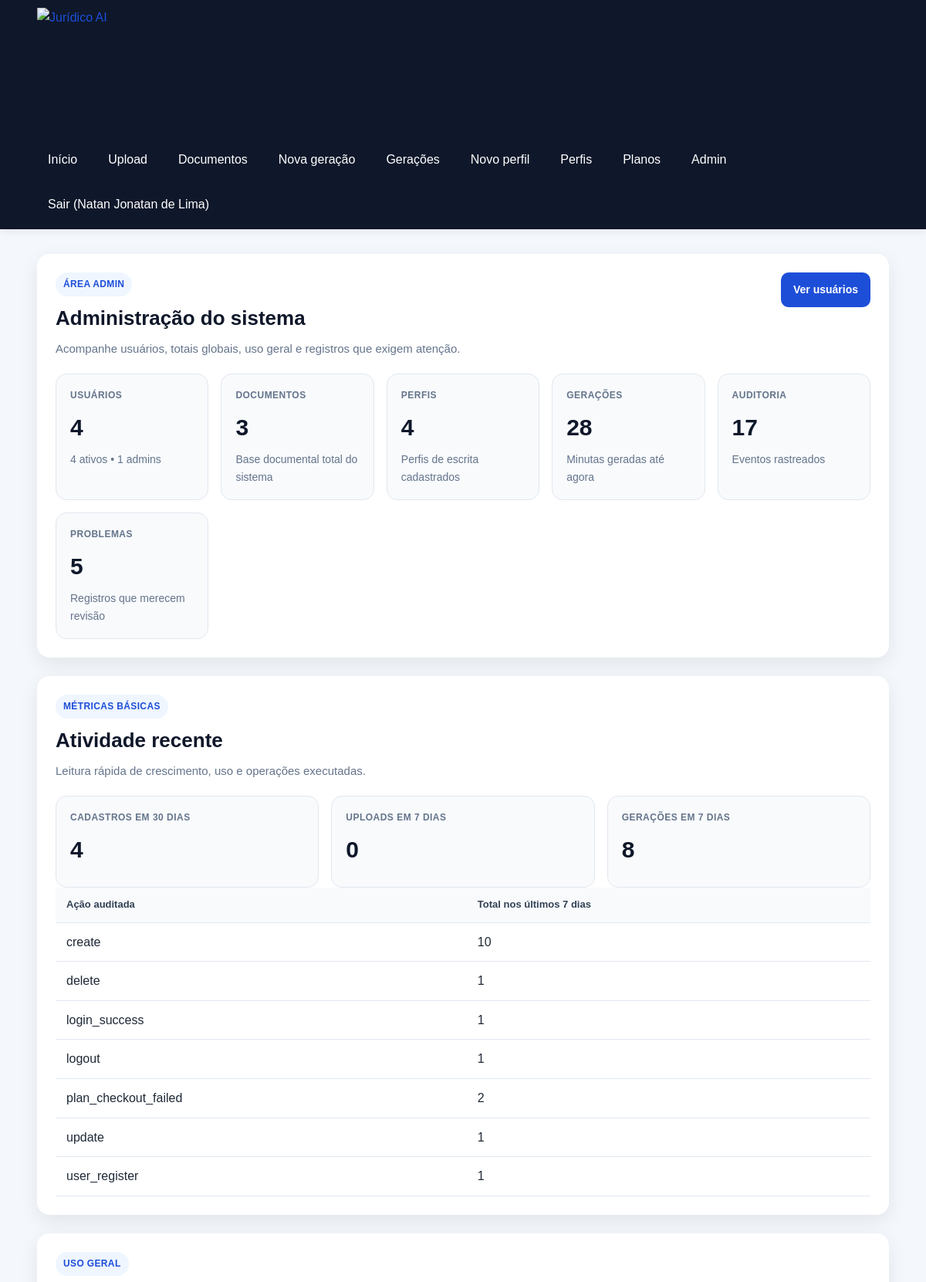
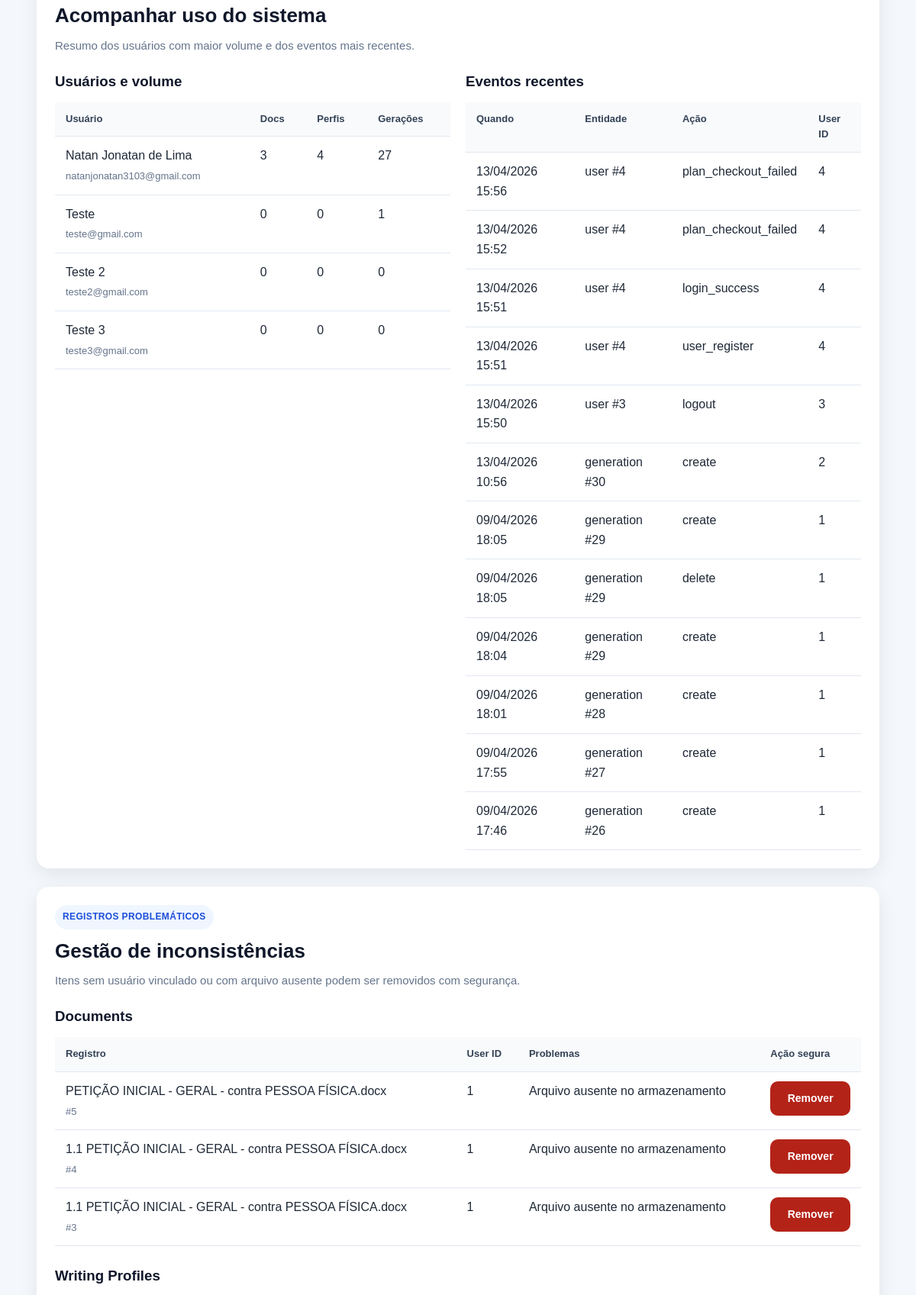
The page /admin (signed in, upper part) on the database its author committed (2 pictures, top to bottom).
### app/models/user.py (models this page shows, shortened)
class User(Base):
    __tablename__ = "users"
    id = Column(Integer, primary_key=True, index=True)
    full_name = Column(String(150), nullable=False)
    email = Column(String(255), nullable=False, unique=True, index=True)
    password_hash = Column(String(255), nullable=False)
    is_active = Column(Boolean, default=True, nullable=False)
    is_admin = Column(Boolean, default=False, nullable=False)
    plan_slug = Column(String(50), default="free", nullable=False, index=True)
    created_at = Column(DateTime, default=agora_brasil, nullable=False, index=True)
    updated_at = Column(DateTime, default=agora_brasil, onupdate=agora_brasil, nullable=False)

### app/models/audit_log.py (models this page shows, shortened)
class AuditLog(Base):
    __tablename__ = "audit_logs"
    id = Column(Integer, primary_key=True, index=True)
    user_id = Column(Integer, ForeignKey("users.id", ondelete="CASCADE"), nullable=True, index=True)
    entity_type = Column(String(50), nullable=False, index=True)
    entity_id = Column(Integer, nullable=False, index=True)
    action = Column(String(50), nullable=False, index=True)
    entity_version = Column(Integer, nullable=False, default=1)
    payload = Column(Text, nullable=False)
    created_at = Column(DateTime, default=agora_brasil, nullable=False, index=True)

### app/models/document.py (models this page shows, shortened)
class Document(Base):
    __tablename__ = "documents"
    id = Column(Integer, primary_key=True, index=True)
    original_filename = Column(String(255), nullable=False, index=True)
    saved_filename = Column(String(255), nullable=False)
    file_path = Column(String(500), nullable=False)
    file_type = Column(String(20), nullable=False, index=True)
    extracted_text = Column(Text, nullable=False)
    user_id = Column(Integer, ForeignKey("users.id", ondelete="CASCADE"), nullable=True, index=True)
    tags = Column(Text, nullable=True)
    is_favorite = Column(Boolean, default=False, nullable=False)
    status = Column(String(100), nullable=True)
    version = Column(Integer, default=1, nullable=False)
    created_at = Column(DateTime, default=agora_brasil, nullable=False)
    updated_at = Column(DateTime, default=agora_brasil, onupdate=agora_brasil, nullable=False)
    generations = relationship(
        "Generation",
        secondary=generation_documents,
        back_populates="documents",
        passive_deletes=True,
    )
    user = relationship("User", passive_deletes=True)

### app/routers/admin.py (the view)
@router.get("")
def admin_dashboard(
    request: Request,
    db: Session = Depends(get_db),
    admin: User = Depends(get_admin_user),
):
    totais = obter_totais_sistema(db)
    metricas = obter_metricas_basicas_admin(db)
    uso_geral = obter_uso_geral_sistema(db)
    problematicos = listar_registros_problematicos(db)
    totais_problematicos = sum(len(itens) for itens in problematicos.values())
    return templates.TemplateResponse(
        "admin_dashboard.html",
        {
            "request": request,
            "title": "Administração do sistema",
            "admin": admin,
            "totais": totais,
            "metricas": metricas,
            "uso_geral": uso_geral,
            "problematicos": problematicos,
            "totais_problematicos": totais_problematicos,
            "sucesso": request.query_params.get("sucesso"),
            "erro": request.query_params.get("erro"),
        },
    )

### app/templates/admin_dashboard.html (shortened to what this page needs)
{% extends "base.html" %}
{% block content %}
<section class="card">
    <div class="cabecalho-pagina">
        <div>
            <span class="etiqueta-secao">Área admin</span>
            <h2>Administração do sistema</h2>
            <p class="texto-suave">
                Acompanhe usuários, totais globais, uso geral e registros que exigem atenção.
            </p>
        </div>
        <div class="acoes-topo">
            <a class="botao" href="/admin/users">Ver usuários</a>
        </div>
    </div>
    <div class="admin-grid-resumo">
        <article class="admin-card-resumo">
            <span class="admin-card-label">Usuários</span>
            <strong>{{ totais.usuarios }}</strong>
            <p>{{ totais.usuarios_ativos }} ativos • {{ totais.admins }} admins</p>
        </article>
        <article class="admin-card-resumo">
            <span class="admin-card-label">Documentos</span>
            <strong>{{ totais.documentos }}</strong>
            <p>Base documental total do sistema</p>
        </article>
        <article class="admin-card-resumo">
            <span class="admin-card-label">Perfis</span>
            <strong>{{ totais.perfis }}</strong>
            <p>Perfis de escrita cadastrados</p>
        </article>
        <article class="admin-card-resumo">
            <span class="admin-card-label">Gerações</span>
            <strong>{{ totais.geracoes }}</strong>
            <p>Minutas geradas até agora</p>
        </article>
        <article class="admin-card-resumo">
            <span class="admin-card-label">Auditoria</span>
            <strong>{{ totais.auditorias }}</strong>
            <p>Eventos rastreados</p>
        </article>
        <article class="admin-card-resumo">
            <span class="admin-card-label">Problemas</span>
            <strong>{{ totais_problematicos }}</strong>
            <p>Registros que merecem revisão</p>
        </article>
    </div>
</section>
<section class="card">
    <div class="cabecalho-pagina">
        <div>
            <span class="etiqueta-secao">Métricas básicas</span>
            <h2>Atividade recente</h2>
            <p class="texto-suave">Leitura rápida de crescimento, uso e operações executadas.</p>
        </div>
    </div>
    <div class="admin-grid-resumo">
        <article class="admin-card-resumo">
            <span class="admin-card-label">Cadastros em 30 dias</span>
            <strong>{{ metricas.cadastros_30_dias }}</strong>
        </article>
        <article class="admin-card-resumo">
            <span class="admin-card-label">Uploads em 7 dias</span>
            <strong>{{ metricas.uploads_7_dias }}</strong>
        </article>
        <article class="admin-card-resumo">
            <span class="admin-card-label">Gerações em 7 dias</span>
            <strong>{{ metricas.geracoes_7_dias }}</strong>
        </article>
    </div>
    <div class="admin-table-wrapper">
        <table class="tabela-admin">
            <thead>
                <tr>
                    <th>Ação auditada</th>
                    <th>Total nos últimos 7 dias</th>
                </tr>
            </thead>
            <tbody>
                {% if metricas.acoes_auditoria_7_dias %}
                    {% for item in metricas.acoes_auditoria_7_dias %}
                        <tr>
                            <td>{{ item.acao }}</td>
                            <td>{{ item.total }}</td>
                        </tr>
                    {% endfor %}
                {% else %}
                    <tr>
                        <td colspan="2">Nenhuma atividade auditada recente.</td>
                    </tr>
                {% endif %}
            </tbody>
        </table>
    </div>
</section>
<section class="card">
    <div class="cabecalho-pagina">
        <div>
            <span class="etiqueta-secao">Uso geral</span>
            <h2>Acompanhar uso do sistema</h2>
            <p class="texto-suave">Resumo dos usuários com maior volume e dos eventos mais recentes.</p>
        </div>
    </div>
    <div class="admin-grid-duplo">
        <div>
            <h3 class="admin-subtitulo">Usuários e volume</h3>
            <div class="admin-table-wrapper">
                <table class="tabela-admin">
                    <thead>
                        <tr>
                            <th>Usuário</th>
                            <th>Docs</th>
                            <th>Perfis</th>
                            <th>Gerações</th>
                        </tr>
                    </thead>
                    <tbody>
                        {% for usuario in uso_geral.usuarios %}
                            <tr>
                                <td>{{ usuario.full_name }}<br><span class="texto-pequeno">{{ usuario.email }}</span></td>
                                <td>{{ usuario.documentos }}</td>
                                <td>{{ usuario.perfis }}</td>
                                <td>{{ usuario.geracoes }}</td>
                            </tr>
                        {% endfor %}
                    </tbody>
                </table>
            </div>
        </div>
        <div>
            <h3 class="admin-subtitulo">Eventos recentes</h3>
            <div class="admin-table-wrapper">
                <table class="tabela-admin">
                    <thead>
                        <tr>
                            <th>Quando</th>
                            <th>Entidade</th>
                            <th>Ação</th>
                            <th>User ID</th>
                        </tr>
                    </thead>
                    <tbody>
                        {% if uso_geral.eventos_recentes %}
                            {% for evento in uso_geral.eventos_recentes %}
                                <tr>
                                    <td>{{ evento.created_at.strftime("%d/%m/%Y %H:%M") if evento.created_at else "-" }}</td>
                                    <td>{{ evento.entity_type }} #{{ evento.entity_id }}</td>
                                    <td>{{ evento.action }}</td>
                                    <td>{{ evento.user_id or "-" }}</td>
                                </tr>
                            {% endfor %}
                        {% else %}
                            <tr>
                                <td colspan="4">Nenhum evento recente.</td>
                            </tr>
                        {% endif %}
                    </tbody>
                </table>
            </div>
        </div>
    </div>
</section>
<section class="card">
    <div class="cabecalho-pagina">
        <div>
            <span class="etiqueta-secao">Registros problemáticos</span>
            <h2>Gestão de inconsistências</h2>
            <p class="texto-suave">Itens sem usuário vinculado ou com arquivo ausente podem ser removidos com segurança.</p>
        </div>
    </div>
    {% for chave, itens in problematicos.items() %}
        <div class="admin-problemas-bloco">
            <h3 class="admin-subtitulo">{{ chave.replace("_", " ").title() }}</h3>
            <div class="admin-table-wrapper">
                <table class="tabela-admin">
                    <thead>
                        <tr>
                            <th>Registro</th>
                            <th>User ID</th>
                            <th>Problemas</th>
                            <th>Ação segura</th>
                        </tr>
                    </thead>
                    <tbody>
                        {% if itens %}
                            {% for item in itens %}
                                <tr>
                                    <td>{{ item.label }}<br><span class="texto-pequeno">#{{ item.id }}</span></td>
                                    <td>{{ item.user_id or "-" }}</td>
                                    <td>{{ item.problemas | join(", ") }}</td>
                                    <td>
                                        <form method="post" action="/admin/problem-records/{{ item.entity_type }}/{{ item.id }}/delete" data-confirm-action data-confirm-title="Remover registro problemático" data-confirm-message="Essa ação removerá definitivamente o registro inconsistente. Deseja continuar?">
                                            <button type="submit" class="botao-perigo">Remover</button>
                                        </form>
                                    </td>
                                </tr>
                            {% endfor %}
                        {% else %}
                            <tr>
                                <td colspan="4">Nenhum problema encontrado nessa categoria.</td>
                            </tr>
                        {% endif %}
                    </tbody>
                </table>
            </div>
        </div>
    {% endfor %}
</section>
{% endblock %}

### app/templates/base.html (shortened to what this page needs)
<!DOCTYPE html>
<html lang="pt-BR">
<head>
    <link rel="stylesheet" href="{{ url_for('static', path='css/style.css') }}?v=7.7">
</head>
<body>
    <header class="topo">
        <div class="container topo-conteudo">
            <a href="/" class="marca-link" aria-label="Ir para a página inicial do Jurídico AI">
                <img
                    src="{{ url_for('static', path='img/logo-juridico-ai-sem-fundo.png') }}"
                    alt="Jurídico AI"
                    class="logo-juridico"
                >
            </a>
            <nav class="menu">
                <a href="/">Início</a>
                <a href="/documents/upload">Upload</a>
                <a href="/documents">Documentos</a>
                <a href="/generations/create">Nova geração</a>
                <a href="/generations">Gerações</a>
                <a href="/writing-profiles/create">Novo perfil</a>
                <a href="/writing-profiles">Perfis</a>
                <a href="/plans">Planos</a>
                {% if request.session.get("is_admin") %}
                <a href="/admin">Admin</a>
                {% endif %}
                {% if request.session.get("user_id") %}
                <form method="post" action="/auth/logout" class="menu-logout-form">
                    <button type="submit" class="menu-logout-button">
                        Sair{% if request.session.get("user_name") %} ({{ request.session.get("user_name") }}){% endif %}
                    </button>
                </form>
                {% endif %}
            </nav>
        </div>
    </header>
    <main class="container pagina-conteudo">
        {% block content %}{% endblock %}
    </main>
</body>
</html>

### rows shown on the page
User: session.get "Natan Jonatan de Lima", full_name "Natan Jonatan de Lima", email "natanjonatan3103@gmail.com", documentos "3", perfis "4", geracoes "27"
AuditLog: acao "delete", total "1", created_at "09/04/2026 18:05", entity_type "generation", entity_id "29", action "delete", user "1"
AuditLog: acao "login_success", total "1", created_at "13/04/2026 15:51", entity_type "user", entity_id "4", action "login_success", user "4"
AuditLog: acao "logout", total "1", created_at "13/04/2026 15:50", entity_type "user", entity_id "3", action "logout", user "3"
AuditLog: acao "update", total "1"
AuditLog: acao "user_register", total "1", created_at "13/04/2026 15:51", entity_type "user", entity_id "4", action "user_register", user "4"
User: full_name "Teste", email "teste@gmail.com", documentos "0", perfis "0", geracoes "1"
User: full_name "Teste 2", email "teste2@gmail.com", documentos "0", perfis "0", geracoes "0"
User: full_name "Teste 3", email "teste3@gmail.com", documentos "0", perfis "0", geracoes "0"
AuditLog: created_at "13/04/2026 15:56", entity_type "user", entity_id "4", action "plan_checkout_failed", user "4"
AuditLog: created_at "13/04/2026 15:52", entity_type "user", entity_id "4", action "plan_checkout_failed", user "4"
AuditLog: created_at "13/04/2026 10:56", entity_type "generation", entity_id "30", action "create", user "2"
AuditLog: created_at "09/04/2026 18:05", entity_type "generation", entity_id "29", action "create", user "1"
AuditLog: created_at "09/04/2026 18:04", entity_type "generation", entity_id "29", action "create", user "1"
AuditLog: created_at "09/04/2026 18:01", entity_type "generation", entity_id "28", action "create", user "1"
AuditLog: created_at "09/04/2026 17:55", entity_type "generation", entity_id "27", action "create", user "1"
AuditLog: created_at "09/04/2026 17:46", entity_type "generation", entity_id "26", action "create", user "1"
Document: label "PETIÇÃO INICIAL - GERAL - contra PESSOA FÍSICA.docx", id "5", user_id "1", problemas "Arquivo ausente no armazenamento"
Document: label "1.1 PETIÇÃO INICIAL - GERAL - contra PESSOA FÍSICA.docx", id "4", user_id "1", problemas "Arquivo ausente no armazenamento"
Document: label "1.1 PETIÇÃO INICIAL - GERAL - contra PESSOA FÍSICA.docx", id "3", user_id "1", problemas "Arquivo ausente no armazenamento"

### other values the page prints
{{ totais.usuarios }} "4"
{{ totais.usuarios_ativos }} "4"
{{ totais.admins }} "1"
{{ totais.documentos }} "3"
{{ totais.perfis }} "4"
{{ totais.geracoes }} "28"
{{ totais.auditorias }} "17"
{{ totais_problematicos }} "5"
{{ metricas.cadastros_30_dias }} "4"
{{ metricas.uploads_7_dias }} "0"
{{ metricas.geracoes_7_dias }} "8"
{{ item.acao }} "create" "plan_checkout_failed"
{{ item.total }} "10" "2"
{{ chave.replace("_", " ").title() }} "Documents" "Writing Profiles"
